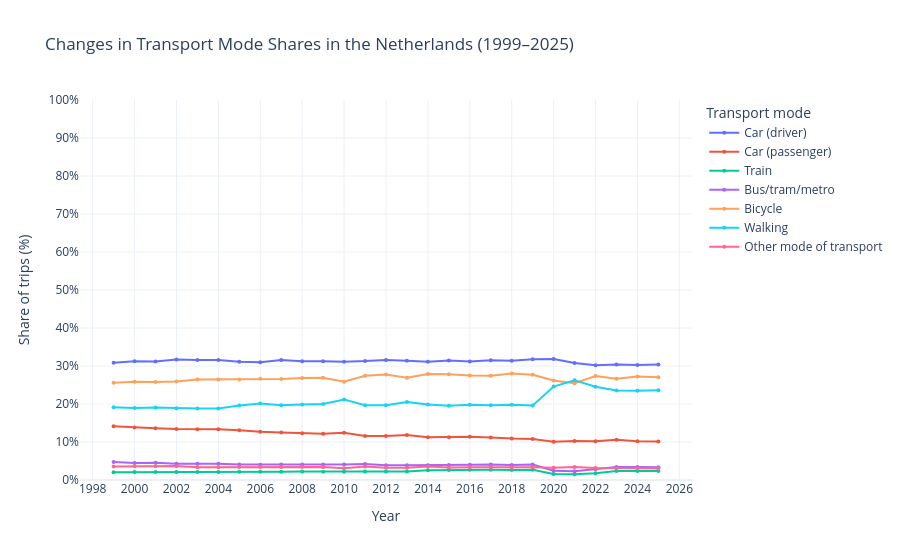

The cell this chart's notebook holds for it:
### Code cell
# Create an interactive line chart
fig = go.Figure()

# Select transport mode columns (exclude Year)
transport_modes = [col for col in shares.columns if col != "Year"]

for mode in transport_modes:
    fig.add_trace(
        go.Scatter(
            x=shares["Year"],
            y=shares[mode],
            mode="lines+markers",
            name=mode,
            line=dict(width=2),
            marker=dict(size=4),
            hovertemplate=(
                "Year: %{x}<br>"
                "Transport mode: " + str(mode) + "<br>"
                "Share of trips: %{y:.2f}%"
                "<extra></extra>"
            )
        )
    )

# Configure the chart
fig.update_layout(
    title="Changes in Transport Mode Shares in the Netherlands (1999–2025)",
    xaxis_title="Year",
    yaxis_title="Share of trips (%)",
    template="plotly_white",
    hovermode="closest",
    legend_title="Transport mode"
)

# Set y-axis from 0% to 100%
fig.update_yaxes(
    range=[0, 100],
    dtick=10,
    ticksuffix="%"
)

# Display every second year
fig.update_xaxes(
    tickmode="linear",
    dtick=2
)
fig.write_image("../Output/%change_in_transport_mode_shares_line_chart.png")
fig.show()

### Figure 1 — Plotly figure (JSON) as saved in the notebook; plotly's stock layout.template omitted (floating-point values rounded to 4 significant figures)
{"data": [{"hovertemplate": "Year: %{x}<br>Transport mode: Car (driver)<br>Share of trips: %{y:.2f}%<extra></extra>", "line": {"width": 2}, "marker": {"size": 4}, "mode": "lines+markers", "name": "Car (driver)", "type": "scatter", "x": [1999, 2000, 2001, 2002, 2003, 2004, 2005, 2006, 2007, 2008, 2009, 2010, 2011, 2012, 2013, 2014, 2015, 2016, 2017, 2018, 2019, 2020, 2021, 2022, 2023, 2024, 2025], "y": [30.88, 31.23, 31.21, 31.71, 31.61, 31.61, 31.15, 30.96, 31.56, 31.23, 31.25, 31.15, 31.29, 31.61, 31.41, 31.09, 31.46, 31.21, 31.53, 31.35, 31.76, 31.85, 30.8, 30.18, 30.38, 30.27, 30.41]}, {"hovertemplate": "Year: %{x}<br>Transport mode: Car (passenger)<br>Share of trips: %{y:.2f}%<extra></extra>", "line": {"width": 2}, "marker": {"size": 4}, "mode": "lines+markers", "name": "Car (passenger)", "type": "scatter", "x": [1999, 2000, 2001, 2002, 2003, 2004, 2005, 2006, 2007, 2008, 2009, 2010, 2011, 2012, 2013, 2014, 2015, 2016, 2017, 2018, 2019, 2020, 2021, 2022, 2023, 2024, 2025], "y": [14.12, 13.81, 13.64, 13.41, 13.37, 13.37, 13.08, 12.69, 12.5, 12.3, 12.19, 12.46, 11.61, 11.61, 11.86, 11.22, 11.26, 11.41, 11.19, 10.89, 10.81, 10.08, 10.27, 10.18, 10.58, 10.2, 10.14]}, {"hovertemplate": "Year: %{x}<br>Transport mode: Train<br>Share of trips: %{y:.2f}%<extra></extra>", "line": {"width": 2}, "marker": {"size": 4}, "mode": "lines+markers", "name": "Train", "type": "scatter", "x": [1999, 2000, 2001, 2002, 2003, 2004, 2005, 2006, 2007, 2008, 2009, 2010, 2011, 2012, 2013, 2014, 2015, 2016, 2017, 2018, 2019, 2020, 2021, 2022, 2023, 2024, 2025], "y": [2.06, 2.1, 2.12, 2.13, 2.13, 2.13, 2.18, 2.17, 2.19, 2.21, 2.19, 2.18, 2.26, 2.26, 2.24, 2.56, 2.65, 2.68, 2.71, 2.64, 2.7, 1.61, 1.52, 1.75, 2.39, 2.38, 2.36]}, {"hovertemplate": "Year: %{x}<br>Transport mode: Bus/tram/metro<br>Share of trips: %{y:.2f}%<extra></extra>", "line": {"width": 2}, "marker": {"size": 4}, "mode": "lines+markers", "name": "Bus/tram/metro", "type": "scatter", "x": [1999, 2000, 2001, 2002, 2003, 2004, 2005, 2006, 2007, 2008, 2009, 2010, 2011, 2012, 2013, 2014, 2015, 2016, 2017, 2018, 2019, 2020, 2021, 2022, 2023, 2024, 2025], "y": [4.71, 4.5, 4.55, 4.27, 4.26, 4.26, 4.05, 4.02, 4.06, 4.1, 4.06, 4.05, 4.19, 3.87, 3.85, 3.85, 3.97, 4.03, 4.07, 3.96, 4.05, 2.42, 2.28, 2.81, 3.41, 3.4, 3.38]}, {"hovertemplate": "Year: %{x}<br>Transport mode: Bicycle<br>Share of trips: %{y:.2f}%<extra></extra>", "line": {"width": 2}, "marker": {"size": 4}, "mode": "lines+markers", "name": "Bicycle", "type": "scatter", "x": [1999, 2000, 2001, 2002, 2003, 2004, 2005, 2006, 2007, 2008, 2009, 2010, 2011, 2012, 2013, 2014, 2015, 2016, 2017, 2018, 2019, 2020, 2021, 2022, 2023, 2024, 2025], "y": [25.59, 25.83, 25.76, 25.91, 26.44, 26.44, 26.48, 26.63, 26.56, 26.81, 26.88, 25.86, 27.42, 27.74, 26.92, 27.88, 27.81, 27.52, 27.46, 28.05, 27.7, 26.21, 25.48, 27.37, 26.62, 27.21, 27.03]}, {"hovertemplate": "Year: %{x}<br>Transport mode: Walking<br>Share of trips: %{y:.2f}%<extra></extra>", "line": {"width": 2}, "marker": {"size": 4}, "mode": "lines+markers", "name": "Walking", "type": "scatter", "x": [1999, 2000, 2001, 2002, 2003, 2004, 2005, 2006, 2007, 2008, 2009, 2010, 2011, 2012, 2013, 2014, 2015, 2016, 2017, 2018, 2019, 2020, 2021, 2022, 2023, 2024, 2025], "y": [19.12, 18.92, 19.09, 18.9, 18.84, 18.84, 19.63, 20.12, 19.69, 19.87, 20.0, 21.18, 19.68, 19.68, 20.51, 19.87, 19.54, 19.8, 19.66, 19.8, 19.59, 24.6, 26.24, 24.56, 23.55, 23.47, 23.65]}, {"hovertemplate": "Year: %{x}<br>Transport mode: Other mode of transport<br>Share of trips: %{y:.2f}%<extra></extra>", "line": {"width": 2}, "marker": {"size": 4}, "mode": "lines+markers", "name": "Other mode of transport", "type": "scatter", "x": [1999, 2000, 2001, 2002, 2003, 2004, 2005, 2006, 2007, 2008, 2009, 2010, 2011, 2012, 2013, 2014, 2015, 2016, 2017, 2018, 2019, 2020, 2021, 2022, 2023, 2024, 2025], "y": [3.53, 3.6, 3.64, 3.66, 3.34, 3.34, 3.43, 3.41, 3.44, 3.47, 3.44, 3.12, 3.55, 3.23, 3.21, 3.53, 3.31, 3.36, 3.39, 3.3, 3.38, 3.23, 3.42, 3.16, 3.07, 3.06, 3.04]}], "layout": {"hovermode": "closest", "legend": {"title": {"text": "Transport mode"}}, "title": {"text": "Changes in Transport Mode Shares in the Netherlands (1999–2025)"}, "xaxis": {"dtick": 2, "tickmode": "linear", "title": {"text": "Year"}}, "yaxis": {"dtick": 10, "range": [0, 100], "ticksuffix": "%", "title": {"text": "Share of trips (%)"}}}}
